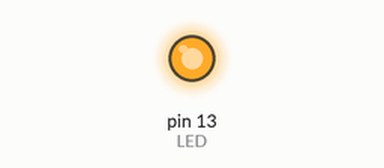
Recording of a sketch running on a simulated Arduino Uno, built with avr-gcc and run on an emulated ATmega328P. On the bench: output pins drawn as LEDs (lit = HIGH). What the sketch prints to the serial monitor is not drawn.

Above: at 0.1 s.
Timing chart, 0 to 1.6 s (numbered marks = the images above):
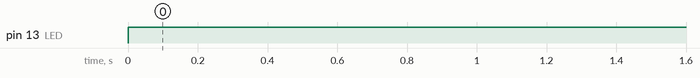

The sketch:

soushinsya.ino
```cpp
int LED = 13;
String sendstr = "arduino";

void setup() {
 Serial.begin(9600);
 pinMode(LED, OUTPUT);
 Serial.println("start writeing.");
}

void loop() {
  digitalWrite(LED, LOW);
  for(int i = 0; i < sendstr.length(); i++){
    Serial.write(sendstr.charAt(i));
  }
Serial.write(0);
digitalWrite(LED, HIGH);
delay(2000);
}
```

Measured:
- by itself, pin 13 (LED): LOW → HIGH at 0.00 s
